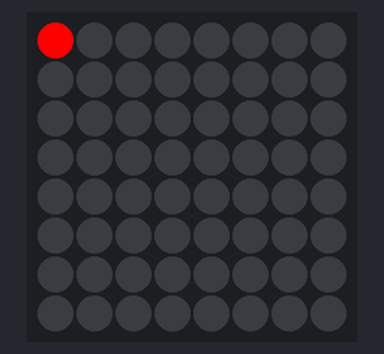
The program below on a simulated Raspberry Pi (BCM pin numbers) with a Sense HAT. Shown: the Sense HAT's 8×8 RGB LED matrix. Dim RGB values are drawn brighter than linear.

Above: at 0.07 s.
At 0.47 s:
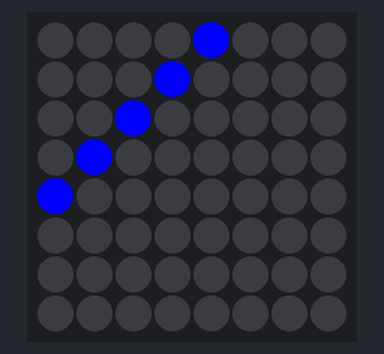
At 0.98 s:
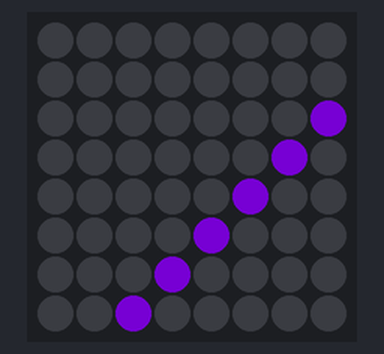
At 1.38 s:
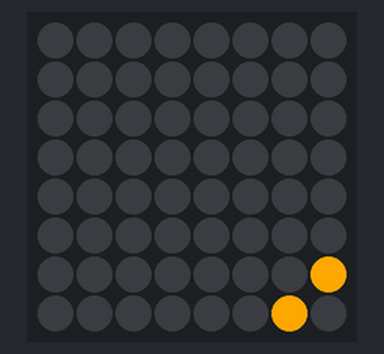
At 1.89 s:
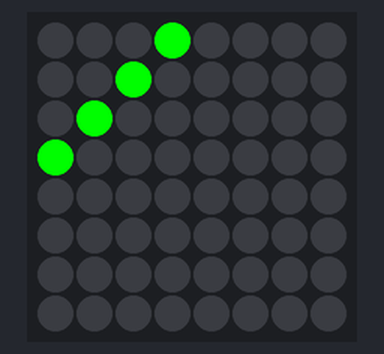

Measured:
- by itself, everything shown: repeats every 1.5 s, in 15 steps

The program:

Lab2P4.py
```python
from sense_hat import SenseHat, ACTION_PRESSED, ACTION_HELD, ACTION_RELEASED
from time import sleep

sense = SenseHat()

r = [255, 0, 0]
g = [0, 255, 0]
b = [0, 0, 255]
y = [255, 255, 0]
p = [255, 105, 180]
v = [143, 0, 255]
o = [255, 165, 0]
i = [75, 0, 130]
E = [0, 0, 0]

colors = [r,o,y,g,b,i,v,p]

while True:
    for a in range(0,8):
        for b in range(0,a+1):
            c = a-b
            color = colors[a]
            sense.set_pixel(c,b,color)
        sleep(.1)
        sense.clear()
    for a in range(6, -1, -1):
        for b in range(0,a+1):
            c = a-b
            color = colors[a]
            sense.set_pixel(8-b-1,8-c-1, color)
        sleep(.1)
        sense.clear()
```
